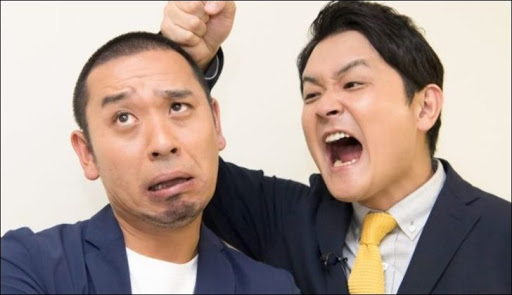
#> input picture face_search_color-change/tidori.jpg, 512 x 295 px, found by its file name
$ jupyter execute pic-process.ipynb
#> lines starting #> are read from the running program, lines starting #| are printed output that depends on the picture; after the words box and inside, x2 and y2 are one past the last pixel; in counts of white or black regions, pixels touching at a corner belong together
### face_search_color-change/mosaic.py
import cv2

def mosaic(img, rect, size):
    # モザイクをかける領域を取得
    (x1, y1, x2, y2) = rect
    w = x2 - x1
    h = y2 - y1
    i_rect = img[y1:y2, x1:x2]
    # 一度縮小して拡大する
    i_small = cv2.resize(i_rect, ( size, size))
    i_mos = cv2.resize(i_small, (w, h), interpolation=cv2.INTER_AREA)
    # 画像にモザイク画像を重ねる
    img2 = img.copy()
    img2[y1:y2, x1:x2] = i_mos
    return img2

### pic-process.ipynb
[cell 1]
# face-mosaic.py
import matplotlib.pyplot as plt
import cv2
from mosaic import mosaic as mosaic

# カスケードファイルを指定して分類機を作成
cascade_file = "haarcascade_frontalface_alt.xml"
cascade = cv2.CascadeClassifier(cascade_file)

# 画像の読み込んでグレイスケールに変換
img = cv2.imread("tidori.jpg")
#> img is the input picture: shape (295, 512, 3); mean B, G, R 144.8, 152.9, 170.1
img_gray = cv2.cvtColor(img, cv2.COLOR_BGR2GRAY)
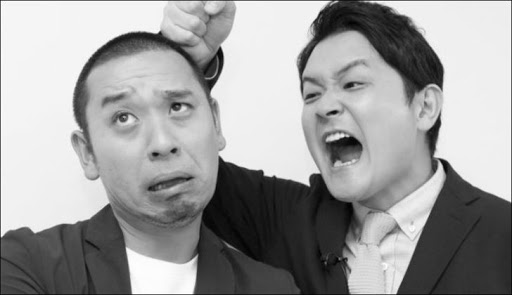
#> img_gray: shape (295, 512); min 1, max 255, mean 157.1

# 顔検出を実行
face_list = cascade.detectMultiScale(img_gray, minSize=(150, 150))
#> face_list = [[68, 43, 174, 174]]
if len(face_list) == 0:
    quit()

# 認識した部分の画像にモザイクをかける
for (x, y, w, h) in face_list:
    img = mosaic(img, (x, y, x+w, y+h), 10)
#> this loop made 1 pass
#> (x, y, x1 in mosaic, y1 in mosaic, x2 in mosaic, y2 in mosaic) on pass 1: (68, 43, 68, 43, 242, 217)
#> pass 1, in mosaic, `i_rect = img[y1:y2, x1:x2]`:
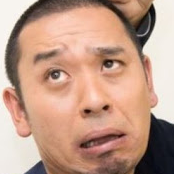
#> i_rect: shape (174, 174, 3); mean B, G, R 135.6, 154.4, 191.9
#> pass 1, in mosaic, `i_mos = cv2.resize(i_small, (w, h), interpolation=cv2.INTER_AREA)`:
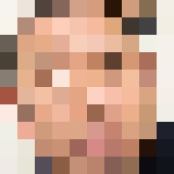
#> i_mos: shape (174, 174, 3); mean of channels 0, 1, 2 136, 155.6, 194.4; drawn as B, G, R
#> pass 1, `img = mosaic(img, (x, y, x+w, y+h), 10)`:
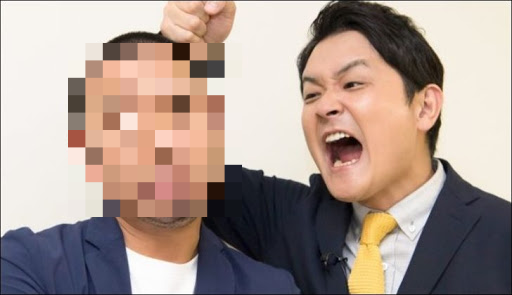
#> img: shape (295, 512, 3); mean B, G, R 144.8, 153.2, 170.6

# 画像を出力
cv2.imwrite("family-mosaic.png", img)
plt.imshow(cv2.cvtColor(img, cv2.COLOR_BGR2RGB))
plt.show()

[cell 2]
import matplotlib.pyplot as plt
import cv2
from mosaic import mosaic as mosaic

# 画像を読み込んでモザイクをかける
img = cv2.imread("tidori.jpg")
mos = mosaic(img, (10, 10, 480, 250), 10)
#> call 2 of mosaic, with rect = (10, 10, 480, 250), size = 10
#> in mosaic (call 2), `i_rect = img[y1:y2, x1:x2]`:
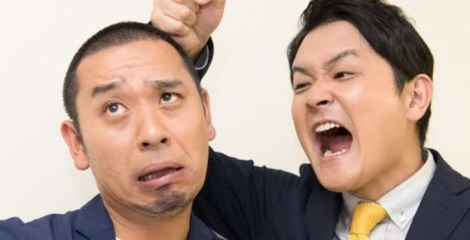
#> i_rect: shape (240, 470, 3); mean B, G, R 146.9, 159.1, 181.2
#> in mosaic (call 2), `i_mos = cv2.resize(i_small, (w, h), interpolation=cv2.INTER_AREA)`:
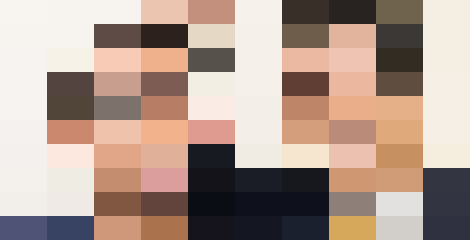
#> i_mos: shape (240, 470, 3); mean of channels 0, 1, 2 143.5, 154.8, 175.9; drawn as B, G, R
#> in mosaic (call 2), `img2[y1:y2, x1:x2] = i_mos`:
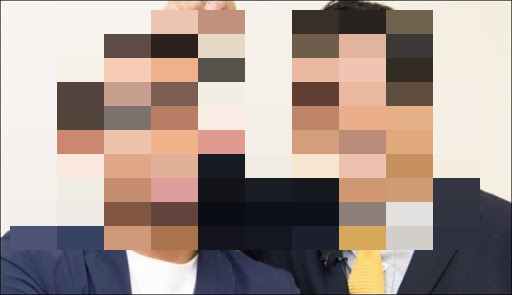
#> img2: shape (295, 512, 3); mean B, G, R 142.2, 149.7, 166.1

# モザイクをかけた画像を出力
cv2.imwrite("tidori-mosaic.png", mos)
plt.imshow(cv2.cvtColor(mos, cv2.COLOR_BGR2RGB))
plt.show()

[cell 3]
import matplotlib.pyplot as plt
import cv2

# カスケードファイルを指定して検出器を作成
cascade_file = "haarcascade_frontalface_alt.xml"
cascade = cv2.CascadeClassifier(cascade_file)

# 画像の読み込んでグレイスケールに変換する
img = cv2.imread("tidori.jpg")
img_gray = cv2.cvtColor(img, cv2.COLOR_BGR2GRAY)

# 顔認識を実行
face_list = cascade.detectMultiScale(img_gray, minSize=(150, 150))
# 結果を確認
if len(face_list) == 0:
    print("失敗")
    quit()
# 認識した部分に印をつける
for (x, y, w, h) in face_list:
    print("顔の座標=", x, y, w, h)
    red = (0, 0, 255)
    cv2.rectangle(img, (x, y), (x+w, y+h), red, thickness=10)
#> this loop made 1 pass
#> (x, y, w, h, red) on pass 1: (68, 43, 174, 174, (0, 0, 255))
#| 顔の座標= 68 43 174 174
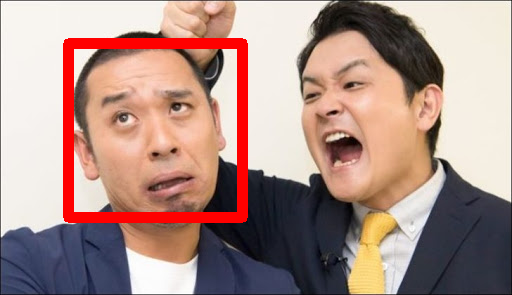
#> img: shape (295, 512, 3); 5.04% of pixels changed, all inside (x1, y1, x2, y2) = (63, 38, 248, 223)

# 画像を出力
cv2.imwrite("face-detect.png", img)
plt.imshow(cv2.cvtColor(img, cv2.COLOR_BGR2RGB))
plt.show()

$ run again, with face_search_color-change/face.jpg copied over face_search_color-change/tidori.jpg
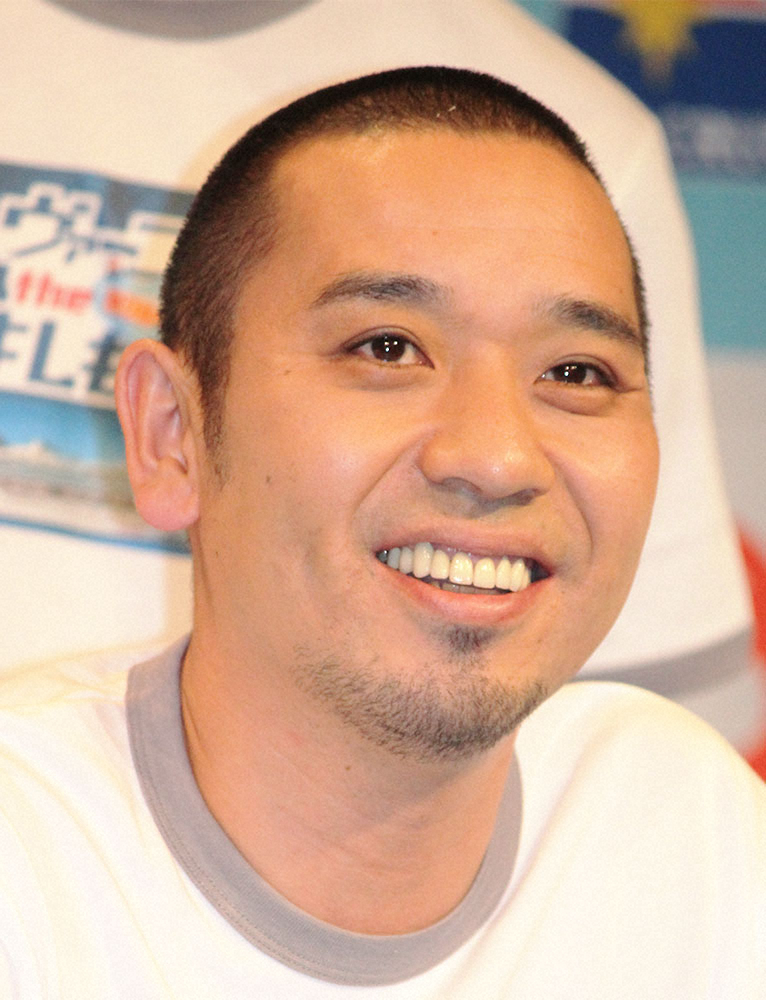
#> input picture face_search_color-change/face.jpg, 766 x 1000 px, found by its file name
#> img is the input picture: shape (1000, 766, 3); mean B, G, R 153.9, 176.3, 211.4
#> `img_gray = cv2.cvtColor(img, cv2.COLOR_BGR2GRAY)`:
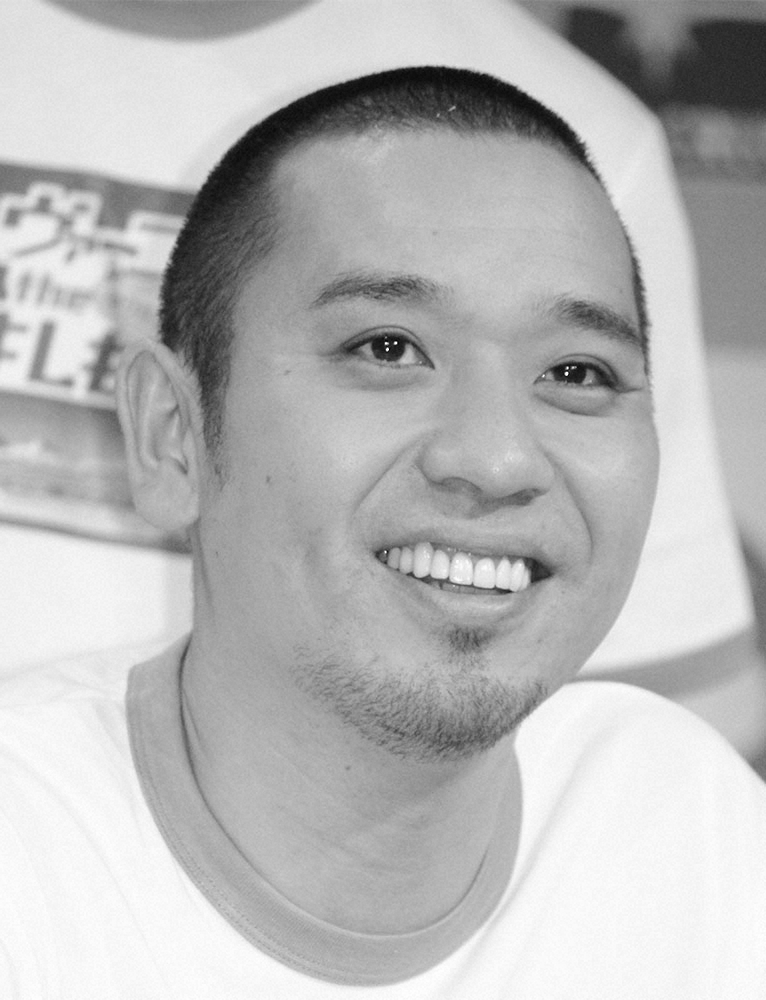
#> img_gray: shape (1000, 766); min 2, max 255, mean 184.3
#> face_list = [[219, 161, 505, 505]]
#> the loop `for (x, y, w, h) in face_list:` made 1 pass
#> (x, y) on pass 1: (219, 161)
#> img2: shape (1000, 766, 3); 14.47% of pixels changed, all inside (x1, y1, x2, y2) = (10, 10, 480, 250)
#> the loop `for (x, y, w, h) in face_list:` made 1 pass
#> (x, y, red) on pass 1: (219, 161, (0, 0, 255))
#> (printed output is left out)
#> after the loop `for (x, y, w, h) in face_list:`:
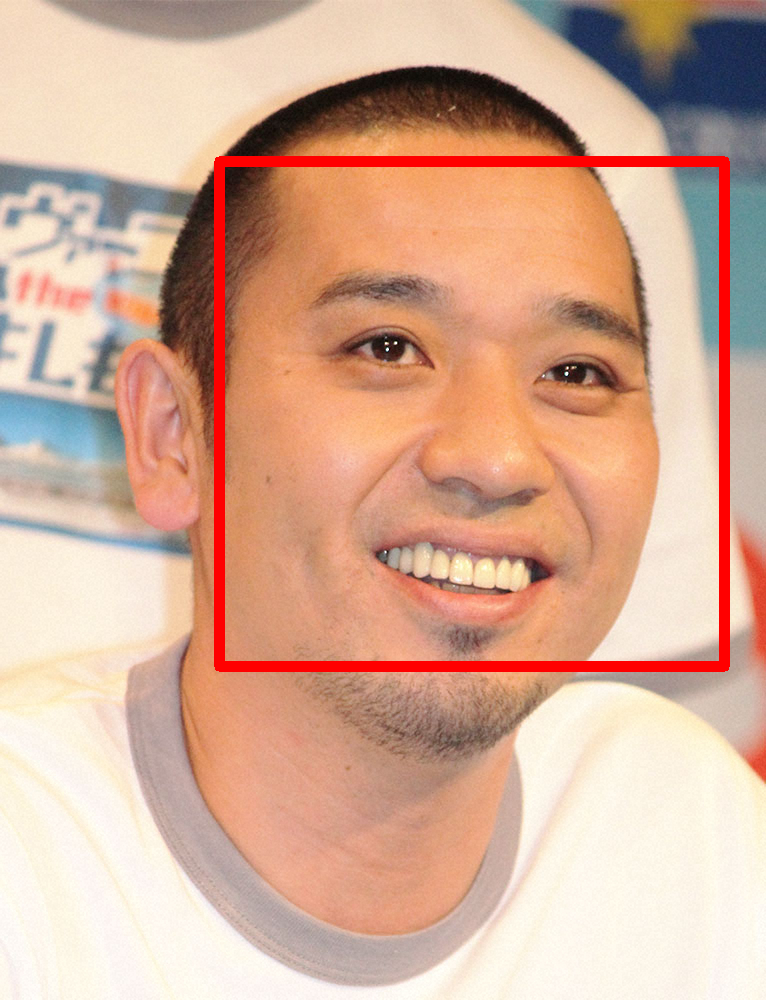
#> img: shape (1000, 766, 3); 2.9% of pixels changed, all inside (x1, y1, x2, y2) = (214, 156, 730, 672)
